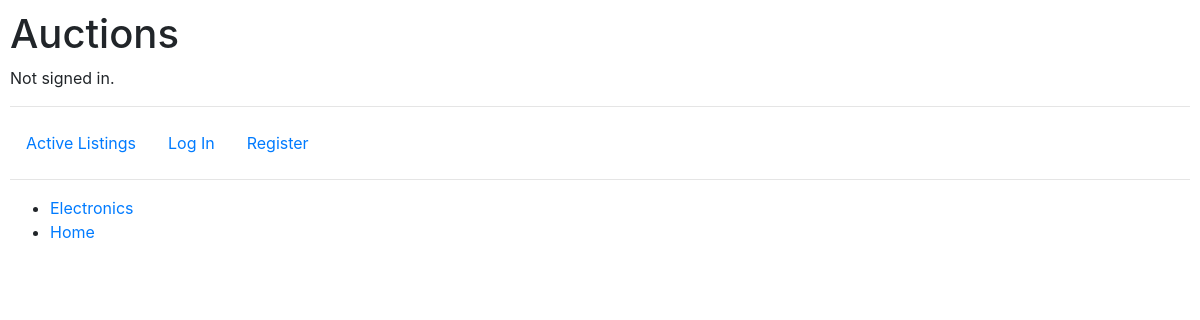
Page /categories/ on the earlier database version.
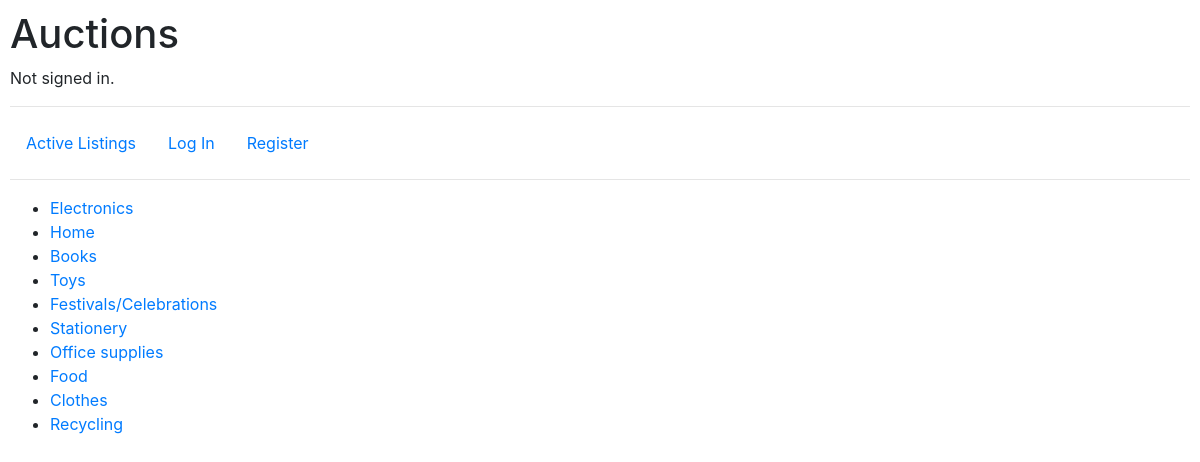
Same page on the later database version.
### auctions/models.py (models this page shows, shortened)
class Base(models.Model):
    id = models.AutoField(primary_key=True)
    created_on = models.DateTimeField(auto_now_add=True)
    created_by = models.ForeignKey(User, related_name='%(class)s_createdby',
                                   on_delete=models.DO_NOTHING)
    modified_on = models.DateTimeField(auto_now=True)
    modified_by = models.ForeignKey(User, related_name='%(class)s_modifiedby',
                                   on_delete=models.DO_NOTHING)
    class Meta:
        abstract = True

class Category(Base):
    name = models.CharField(max_length=30, unique=True)

### auctions/templates/category/index.html (shortened to what this page needs)
{% extends "auctions/layout.html" %}
{% block body %}
    <ul>
        {% for category in categories %}
            <li><a href="{% url 'view_category' category_id=category.id  %}"> {{ category.name }}</a></li>
        {% endfor %}
    </ul>
{% endblock %}

Differences in the rows shown:
added Category: name "Books"
added Category: name "Toys"
added Category: name "Festivals/Celebrations"
added Category: name "Stationery"
added Category: name "Office supplies"
added Category: name "Food"
added Category: name "Clothes"
added Category: name "Recycling"
